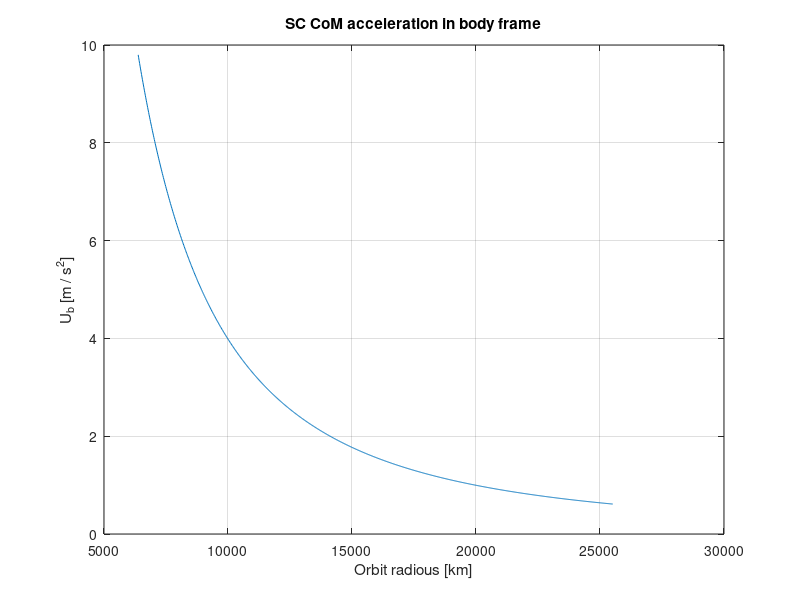
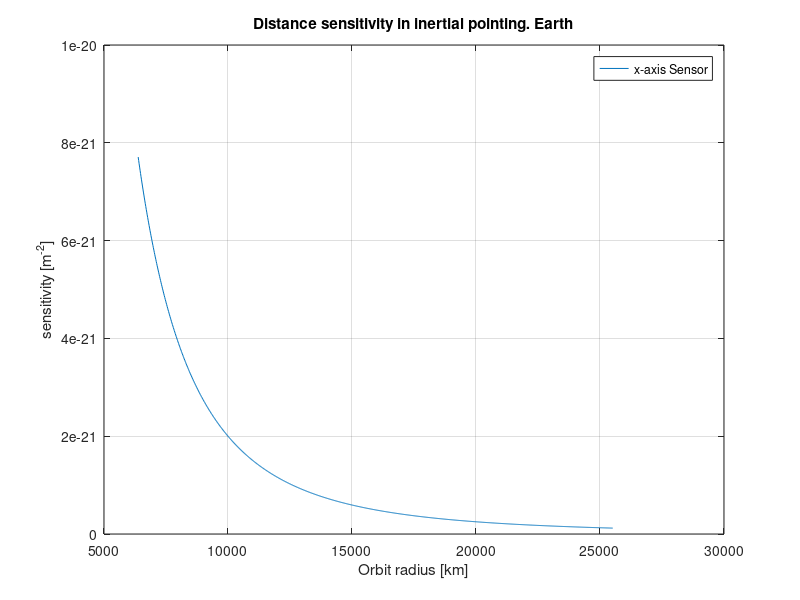
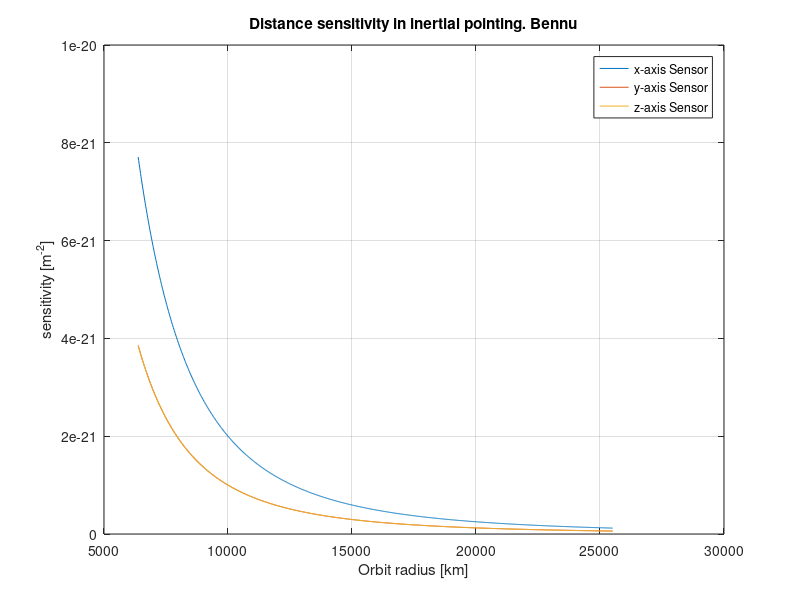
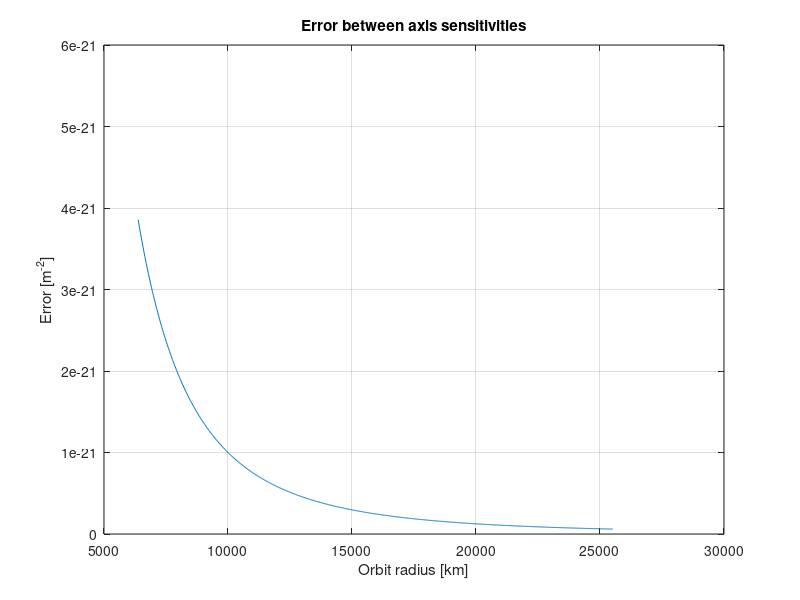

The MATLAB script that drew these images, in order: (Note: this script raises an error after producing the figures.)
clear;
clc;
close all;
%%
% Imports
addpath('./matlab_functions/');
% Study sensor sentivity during J1 estimation. Circular orbit is considered

% Inital conditions. Inertial frame
t_min = 0;
t_max = 6548;
N = 1000;

t = linspace(t_min, t_max, N);

Re = 6378E3;                                    % Earth radious [km]
mu = 3.986E14;

% pos sensors polar coordiantes {r, r_theta, 0}
Ar1 = [0; 0.5; 0];
Ar2 = [0; -0.5; 0];

% Inertial position vector 
x = linspace(Re, 4*Re, N);
y = zeros(1, N);
z = zeros(1, N);

r = [x; y; z];

% Inertial coordinates
X = [1; 0; 0];
Y = [0; 1; 0];

U_i = zeros(1, N);
S_id = zeros(3, N);

for j=1:3
    for k=1:N
        if(j==1)
            Ar1 = [0.5; 0; 0];
            Ar2 = [-0.5; 0; 0];
        elseif(j ==2)
            Ar1 = [0; 0.5; 0];
            Ar2 = [0; -0.5; 0];
        else
            Ar1 = [0; 0; 0.5];
            Ar2 = [0; 0; -0.5];
        end

        % Inertial potential gradient
        U_i(k) = vecnorm(-mu * r(:, k) / ( vecnorm(r(:, k))^3 ));
        
        % polar to inertial
        theta = atan2(r(2, k), r(1, k));
        
        C = [cos(theta), -sin(theta), 0;...
            sin(theta), cos(theta), 0;
            0, 0, 1];
    
        Ar_1 = C' * Ar1;
        Ar_2 = C' * Ar2;
    
        % Inertial position vectors
        r1 = r(:, k) + Ar_1;
        r2 = r(:, k) + Ar_2;
        
        % Sensitivity
        S1 = r1 / (vecnorm(r1)^3);
        S2 = r2 / (vecnorm(r2)^3);
    
        S_id(j, k) = vecnorm(S1 - S2);
    end
end
figure();
plot(vecnorm(r)/1000, U_i);
grid on;
title('SC CoM acceleration in body frame');
ylabel('U_b [m / s^2]');
xlabel('Orbit radious [km]');


figure();
plot(vecnorm(r)/1000, S_id(1, :));
grid on;
title('Distance sensitivity in inertial pointing. Earth');
ylabel('sensitivity [m^{-2}]');
xlabel('Orbit radius [km]');
legend('x-axis Sensor');

figure();
plot(vecnorm(r)/1000, S_id(1, :), vecnorm(r)/1000, S_id(2, :), vecnorm(r)/1000, S_id(3, :));
grid on;
title('Distance sensitivity in inertial pointing. Bennu');
ylabel('sensitivity [m^{-2}]');
xlabel('Orbit radius [km]');
legend('x-axis Sensor', 'y-axis Sensor', 'z-axis Sensor');

figure();
err = S_id(1, :) - S_id(2, :);
plot(vecnorm(r)/1000, err);
grid on;
title('Error between axis sensitivities');
xlabel('Orbit radius [km]');
ylabel('Error [m^{-2}]');

%%                  SENSITIVITY ALONG ORBIT
% orbital parameters
e = 0;                                           % eccentrycity
a = 7563E3;                                      % semi major axis [m]
rho = a * (1 - e^2);                             % orbital param [m]
n = sqrt(mu / a^3);                              % mean motion [rad / s]

i = 0;                                           % inclination [rad]
omega = 0;                                       % arg periapsis [rad]
Omega = 0;                                       % RAAN [rad]
f = 0;                                           % true anomaly [rad]

% compute initial state vectors (orbit frame)
r0 = rho / (1 + e * cos(f)) * [cos(f);...
                              sin(f);...
                              0];
v0 = sqrt(mu / rho) * [-sin(f);...
                      e + cos(f);...
                      0];

% compute rotation matrix
R = rotationMatrix(Omega, i, omega, [3,1,3]);

% rotate initial state vectors. {I, J, K} frame
r0 = R' * r0;
v0 = R' * v0;

% define initial conditions
X0 = [r0(1); r0(2); r0(3); v0(1); v0(2); v0(3)];

% define integration options
options = odeset('RelTol',1e-12,'AbsTol',1e-12);

% ODE 113
[~, state] = ode113(@(t, x) EoM(t, x, mu), t, X0, options);
state = state';

% sensitivity
S = zeros(3, length(t));

for k =1:length(t)
    R = rotationMatrix(n * t(k), 0, 0, [3,1,3]);
    
    r = state(1:3, k);

    % polar to inertial
    theta = atan2(r(2), r(1));

    C = [cos(theta), -sin(theta), 0;...
        sin(theta), cos(theta), 0;
        0, 0, 1];

    % X axis
    Ar1 = [0.5;0;0];
    Ar2 = [-0.5;0;0];
 
    Ar1_i = C' * Ar1;
    Ar2_i = C' * Ar2;

    r1 = state(1:3, k) + Ar1_i;
    r2 = state(1:3, k) + Ar2_i;

    S(1, k) = vecnorm(r1/(vecnorm(r1)^3) - r2/(vecnorm(r2)^3));

    % Y axis
    Ar1 = [0;0.5;0];
    Ar2 = [0;-0.5;0];

    Ar1_i = C' * Ar1;
    Ar2_i = C' * Ar2;

    r1 = state(1:3, k) + Ar1_i;
    r2 = state(1:3, k) + Ar2_i;

    S(2, k) = vecnorm(r1/(vecnorm(r1)^3) - r2/(vecnorm(r2)^3));

    % Z axis
    Ar1 = [0;0;0.5];
    Ar2 = [0;0;-0.5];

    Ar1_i = C' * Ar1;
    Ar2_i = C' * Ar2;

    r1 = state(1:3, k) + Ar1_i;
    r2 = state(1:3, k) + Ar2_i;

    S(3, k) = vecnorm(r1/(vecnorm(r1)^3) - r2/(vecnorm(r2)^3));
end

% plots
figure();
plot(t, S(1, :), t, S(2, :), t, S(3, :));
title('Sensitivity along circular orbit');
grid on;
legend('X-axis sensor', 'Y-axis sensor', 'Z-axis sensor');
xlabel('TIME [s]');
ylabel('sensitivity [m^{-2}]');

 %%                     FUNCTIONS
function [dx] = EoM(t, x, mu)
    
    r = sqrt(x(1)^2 + x(2)^2 + x(3)^2);

    dx = [x(4);...
          x(5);...
          x(6);...
          -mu*x(1)/(r^3);...
          -mu*x(2)/(r^3);...
          -mu*x(3)/(r^3)];
end